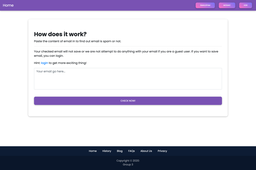
#> input picture ImagesProduct/HomePage.png, 256 x 170 px, shrunk from 2850 x 1896 before the run; its folder holds only this picture in this run
$ python -i taskMain.py   (imports and definitions only)   (older library calls are emulated)
#> lines starting #> are read from the running program, lines starting #| are printed output that depends on the picture
import sys
import os
from PIL import Image, ImageOps
from multiprocessing import Process, Queue, cpu_count
from datetime import datetime
from django.conf import settings

now = datetime.now()
date_time = now.strftime("%m_%d_%Y_%H_%M_%S")

TILE_MATCH_RES = 5  # tile matching resolution (higher values give better fit but require more processing)
SUB_IMAGE_SIZE = 30  # define the height and width of the sub images. Remain constant
ENLARGEMENT = 8  # 8 times bigger than the original one

TILE_BLOCK_SIZE = SUB_IMAGE_SIZE / max(min(TILE_MATCH_RES, SUB_IMAGE_SIZE), 1)

# My Computer is 4
WORKER_COUNT = max(cpu_count() - 1, 1)

out_file_name = 'mosaic_' + date_time + '.jpeg'
# [1 line that did not run here, left out]
EOQ_VALUE = None


class ProcessSubImage:
    def __init__(self, tiles_directory):
        self.tiles_directory = tiles_directory

    # [53 lines left out: functions __process_tile, get_tiles, not called in this run]


class ProcessBigImage:
    def __init__(self, image_path):
        self.image_path = image_path

    def get_data(self):
        print('Processing main image...')
        img = Image.open(self.image_path)
#> img is the input picture: PIL image 256x170 RGBA; mean R, G, B, A 205.7, 203.6, 216.2, 255
        w = img.size[0] * ENLARGEMENT
#> w = 2048
        h = img.size[1] * ENLARGEMENT
#> h = 1360
        large_img = img.resize((w, h), Image.ANTIALIAS)
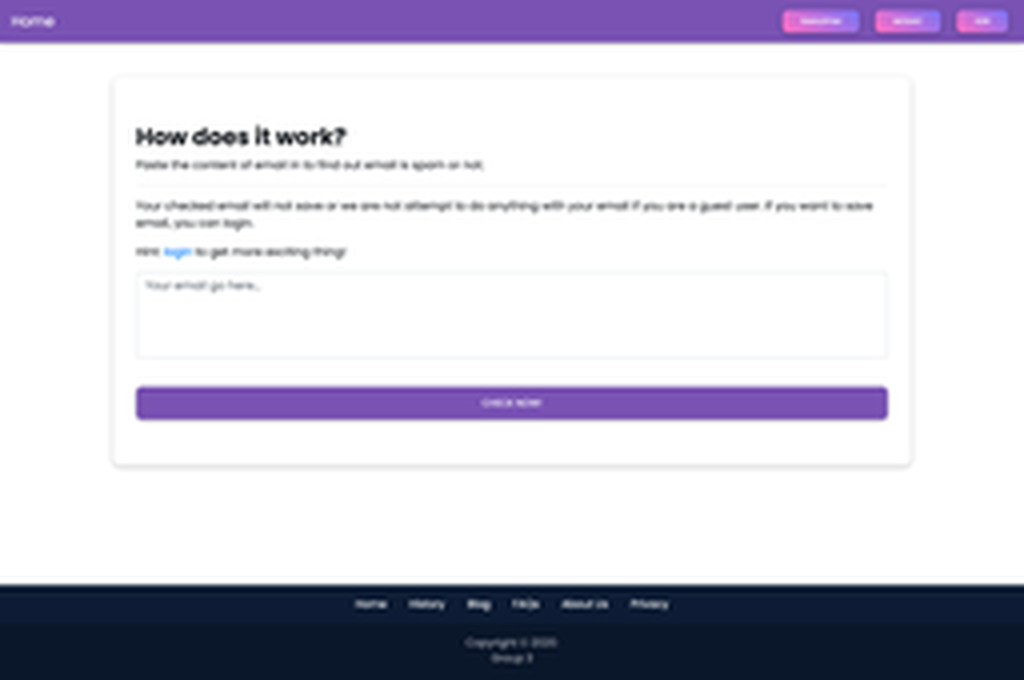
#> large_img: PIL image 2048x1360 RGBA (shown at 1/2 size); mean R, G, B, A 205.6, 203.4, 216.1, 255
        w_diff = (w % SUB_IMAGE_SIZE) / 2
#> w_diff = 4
        h_diff = (h % SUB_IMAGE_SIZE) / 2
#> h_diff = 5

        # if necessary, crop the image slightly so we use a whole number of tiles horizontally and vertically
        if w_diff or h_diff:
            large_img = large_img.crop((w_diff, h_diff, w - w_diff, h - h_diff))
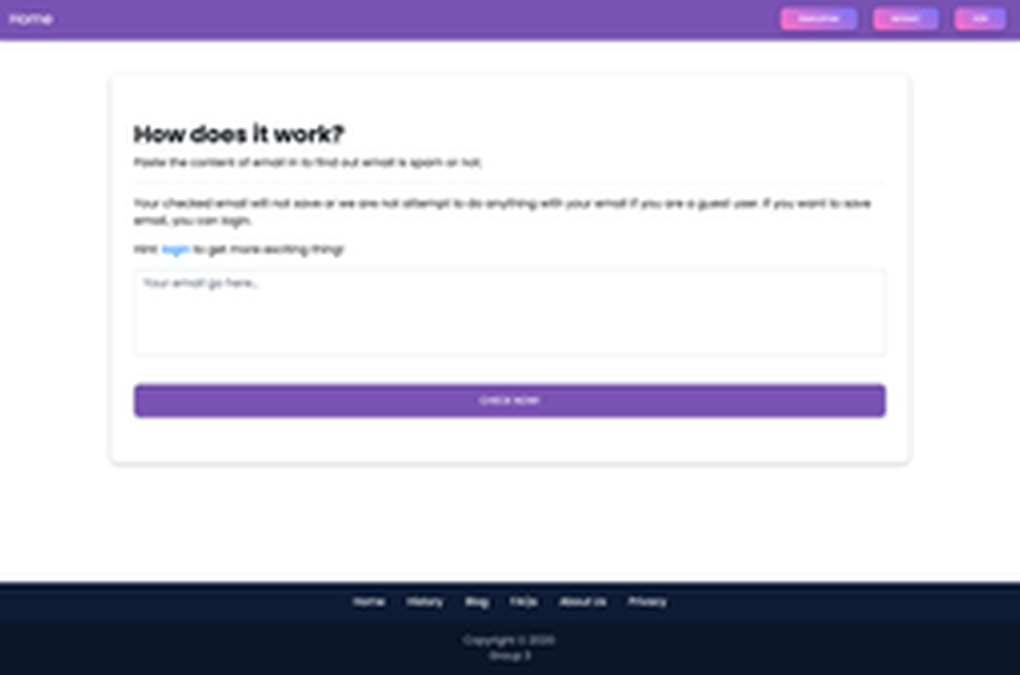
#> large_img: PIL image 2040x1350 RGBA (shown at 1/2 size); mean R, G, B, A 206.6, 204.5, 216.8, 255

        small_img = large_img.resize((int(w / TILE_BLOCK_SIZE), int(h / TILE_BLOCK_SIZE)), Image.ANTIALIAS)
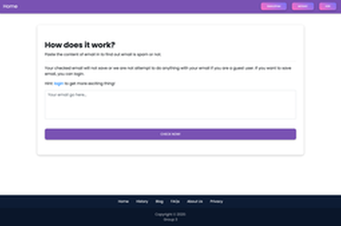
#> small_img: PIL image 341x226 RGBA; mean R, G, B, A 206.5, 204.5, 216.8, 255

        image_data = (large_img.convert('RGB'), small_img.convert('RGB'))

        print('Main image processed.')

        return image_data


class TileFitter:
    def __init__(self, tiles_data):
        # pass in small tiles
        self.tiles_data = tiles_data

    # [62 lines left out: functions __get_tile_diff, get_best_fit_tile, fit_tiles, not called in this run]


class ProgressCounter:
    def __init__(self, total):
        self.total = total
        self.counter = 0

    def update(self):
        self.counter += 1
        print("Progress: {:04.1f}%".format(100 * self.counter / self.total), flush=True, end='\r')


class MosaicImage:
    # [22 lines left out: functions __init__, add_tile, not called in this run]

    def save(self, path):
        self.image.save(path)


# [117 lines left out: functions build_mosaic, compose, mosaic, not called in this run]

>>> result = ProcessBigImage('../ImagesProduct/HomePage.png').get_data()

$ run again, on ImagesProduct/MosaicHdr.png
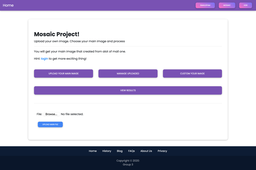
#> input picture ImagesProduct/MosaicHdr.png, 256 x 170 px, shrunk from 2850 x 1896 before the run
#> in get_data, img is the input picture: PIL image 256x170 RGBA; mean R, G, B, A 201, 197.8, 213.9, 255
#> in get_data, `large_img = large_img.crop((w_diff, h_diff, w - w_diff, h - h_diff))`:
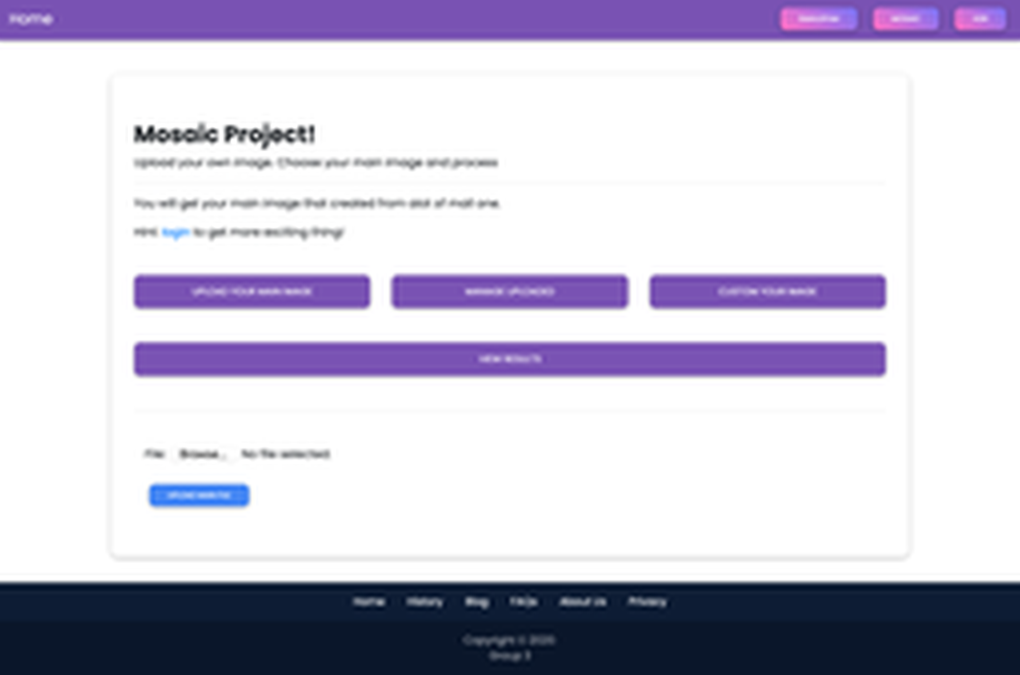
#> large_img: PIL image 2040x1350 RGBA (shown at 1/2 size); mean R, G, B, A 201.7, 198.6, 214.5, 255
#> in get_data, `small_img = large_img.resize((int(w / TILE_BLOCK_SIZE), int(h / TILE_B..`:
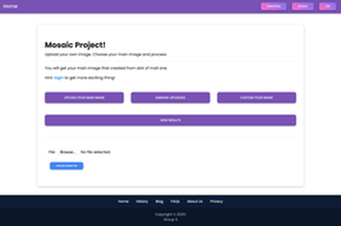
#> small_img: PIL image 341x226 RGBA; mean R, G, B, A 201.7, 198.5, 214.4, 255
